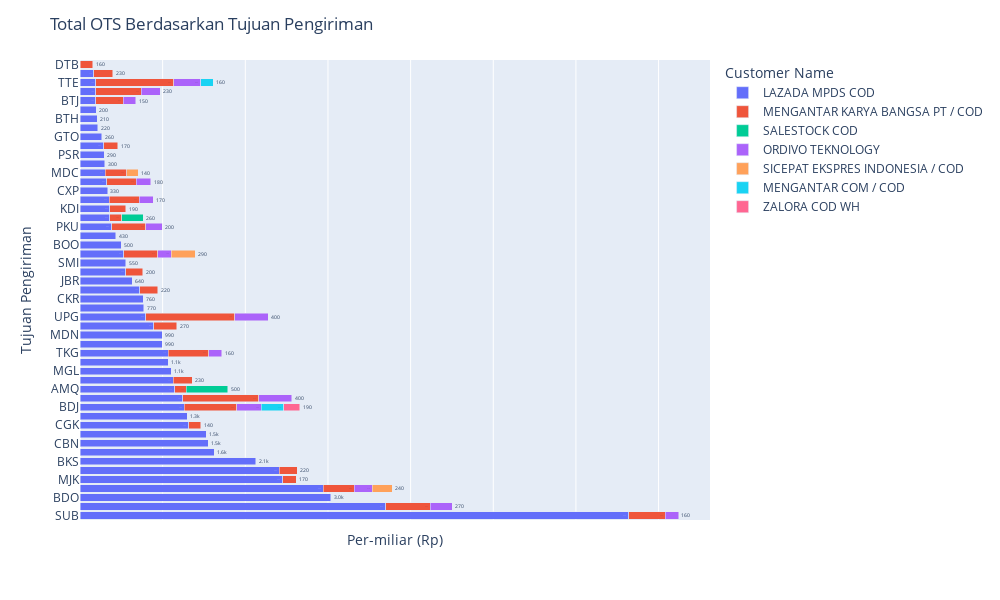

The cell this chart's notebook holds for it:
### Markdown cell above
Untuk menganalisis secara visual, dapat diperlihatkan dengan menggunakan `Bar-Chart` sebagai berikut:

### Code cell
# impor library yg dibutuhkan untuk visualisasi
import plotly.express as px

# membuat grafik batang (bar-chart)
fig = px.bar(ots, y='Dest Runsheet', x='OUTSTANDING',color='Customer Name', text_auto='.2s')

# Pengaturan detail grafik
fig.update_layout(barmode='stack',
                  width=1000,
                  height=600,
                  showlegend=True,
                  title="Total OTS Berdasarkan Tujuan Pengiriman",
                  xaxis_title="Per-miliar (Rp)",
                  yaxis_title="Tujuan Pengiriman")

# Pengaturan rotasi axis x (+-360 derajat)
fig.update_xaxes(tickangle=0, showticklabels=False)

# Pengaturan posisi, ukuran, dan rotasi teks
fig.update_traces(textfont_size=12, textangle=0, textposition="outside")

fig.show()

### Figure 1 — Plotly figure (JSON) as saved in the notebook; plotly's stock layout.template omitted (floating-point values rounded to 4 significant figures)
{"data": [{"alignmentgroup": "True", "hovertemplate": "Customer Name=LAZADA MPDS COD<br>OUTSTANDING=%{x}<br>Dest Runsheet=%{y}<extra></extra>", "legendgroup": "LAZADA MPDS COD", "marker": {"color": "#636efa", "pattern": {"shape": ""}}, "name": "LAZADA MPDS COD", "offsetgroup": "LAZADA MPDS COD", "orientation": "h", "showlegend": true, "textangle": 0, "textfont": {"size": 12}, "textposition": "outside", "texttemplate": "%{x:.2s}", "type": "bar", "x": [6639.0, 3700.0, 3036.0, 2944.0, 2450.0, 2410.0, 2126.0, 1626.0, 1549.0, 1529.0, 1317.0, 1297.0, 1263.0, 1245.0, 1147.0, 1128.0, 1104.0, 1068.0, 1066.0, 995.0, 994.0, 894.7, 796.3, 771.0, 763.1, 725.6, 635.1, 554.9, 553.7, 530.0, 496.4, 432.8, 381.4, 362.1, 361.3, 353.9, 332.9, 326.3, 308.0, 300.5, 294.0, 284.8, 262.1, 215.2, 209.6, 198.7, 193.5, 192.7, 191.8, 167.3], "xaxis": "x", "y": ["SUB", "TGR", "BDO", "KOE", "MJK", "SRG", "BKS", "TGL", "CBN", "CLG", "CGK", "KRW", "BDJ", "MES", "AMQ", "PLM", "MGL", "TSM", "TKG", "PGK", "MDN", "PKY", "UPG", "PBL", "CKR", "DJJ", "JBR", "MXG", "SMI", "PLW", "BOO", "JOG", "PKU", "SOQ", "KDI", "AMI", "CXP", "DPS", "MDC", "PWT", "PSR", "BPN", "GTO", "BKI", "BTH", "MKQ", "BTJ", "PNK", "TTE", "PDG"], "yaxis": "y"}, {"alignmentgroup": "True", "hovertemplate": "Customer Name=MENGANTAR KARYA BANGSA PT / COD<br>OUTSTANDING=%{x}<br>Dest Runsheet=%{y}<extra></extra>", "legendgroup": "MENGANTAR KARYA BANGSA PT / COD", "marker": {"color": "#EF553B", "pattern": {"shape": ""}}, "name": "MENGANTAR KARYA BANGSA PT / COD", "offsetgroup": "MENGANTAR KARYA BANGSA PT / COD", "orientation": "h", "showlegend": true, "textangle": 0, "textfont": {"size": 12}, "textposition": "outside", "texttemplate": "%{x:.2s}", "type": "bar", "x": [1077.0, 940.4, 916.5, 633.3, 548.3, 535.7, 489.9, 443.0, 416.7, 408.2, 376.8, 364.8, 352.7, 330.3, 273.9, 256.1, 230.8, 227.3, 219.7, 216.3, 202.3, 191.3, 171.8, 166.1, 156.0, 143.1, 142.3, 140.7], "xaxis": "x", "y": ["UPG", "TTE", "MES", "BDJ", "PNK", "TGR", "TKG", "SUB", "PKU", "PLW", "KOE", "AMI", "DPS", "BTJ", "PKY", "MDC", "PLM", "PDG", "SRG", "DJJ", "MXG", "KDI", "BPN", "MJK", "DTB", "CGK", "SOQ", "AMQ"], "yaxis": "y"}, {"alignmentgroup": "True", "hovertemplate": "Customer Name=SALESTOCK COD<br>OUTSTANDING=%{x}<br>Dest Runsheet=%{y}<extra></extra>", "legendgroup": "SALESTOCK COD", "marker": {"color": "#00cc96", "pattern": {"shape": ""}}, "name": "SALESTOCK COD", "offsetgroup": "SALESTOCK COD", "orientation": "h", "showlegend": true, "textangle": 0, "textfont": {"size": 12}, "textposition": "outside", "texttemplate": "%{x:.2s}", "type": "bar", "x": [500.3, 261.3], "xaxis": "x", "y": ["AMQ", "SOQ"], "yaxis": "y"}, {"alignmentgroup": "True", "hovertemplate": "Customer Name=ORDIVO TEKNOLOGY<br>OUTSTANDING=%{x}<br>Dest Runsheet=%{y}<extra></extra>", "legendgroup": "ORDIVO TEKNOLOGY", "marker": {"color": "#ab63fa", "pattern": {"shape": ""}}, "name": "ORDIVO TEKNOLOGY", "offsetgroup": "ORDIVO TEKNOLOGY", "orientation": "h", "showlegend": true, "textangle": 0, "textfont": {"size": 12}, "textposition": "outside", "texttemplate": "%{x:.2s}", "type": "bar", "x": [403.8, 398.9, 326.9, 294.8, 267.7, 229.6, 214.8, 198.4, 178.7, 168.0, 164.0, 161.6, 159.5, 150.3], "xaxis": "x", "y": ["UPG", "MES", "TTE", "BDJ", "TGR", "PNK", "KOE", "PKU", "DPS", "AMI", "PLW", "TKG", "SUB", "BTJ"], "yaxis": "y"}, {"alignmentgroup": "True", "hovertemplate": "Customer Name=SICEPAT EKSPRES INDONESIA / COD<br>OUTSTANDING=%{x}<br>Dest Runsheet=%{y}<extra></extra>", "legendgroup": "SICEPAT EKSPRES INDONESIA / COD", "marker": {"color": "#FFA15A", "pattern": {"shape": ""}}, "name": "SICEPAT EKSPRES INDONESIA / COD", "offsetgroup": "SICEPAT EKSPRES INDONESIA / COD", "orientation": "h", "showlegend": true, "textangle": 0, "textfont": {"size": 12}, "textposition": "outside", "texttemplate": "%{x:.2s}", "type": "bar", "x": [291.2, 241.2, 141.5], "xaxis": "x", "y": ["PLW", "KOE", "MDC"], "yaxis": "y"}, {"alignmentgroup": "True", "hovertemplate": "Customer Name=MENGANTAR COM / COD<br>OUTSTANDING=%{x}<br>Dest Runsheet=%{y}<extra></extra>", "legendgroup": "MENGANTAR COM / COD", "marker": {"color": "#19d3f3", "pattern": {"shape": ""}}, "name": "MENGANTAR COM / COD", "offsetgroup": "MENGANTAR COM / COD", "orientation": "h", "showlegend": true, "textangle": 0, "textfont": {"size": 12}, "textposition": "outside", "texttemplate": "%{x:.2s}", "type": "bar", "x": [273.5, 155.7], "xaxis": "x", "y": ["BDJ", "TTE"], "yaxis": "y"}, {"alignmentgroup": "True", "hovertemplate": "Customer Name=ZALORA COD WH<br>OUTSTANDING=%{x}<br>Dest Runsheet=%{y}<extra></extra>", "legendgroup": "ZALORA COD WH", "marker": {"color": "#FF6692", "pattern": {"shape": ""}}, "name": "ZALORA COD WH", "offsetgroup": "ZALORA COD WH", "orientation": "h", "showlegend": true, "textangle": 0, "textfont": {"size": 12}, "textposition": "outside", "texttemplate": "%{x:.2s}", "type": "bar", "x": [193.4], "xaxis": "x", "y": ["BDJ"], "yaxis": "y"}], "layout": {"barmode": "stack", "height": 600, "legend": {"title": {"text": "Customer Name"}, "tracegroupgap": 0}, "margin": {"t": 60}, "showlegend": true, "title": {"text": "Total OTS Berdasarkan Tujuan Pengiriman"}, "width": 1000, "xaxis": {"anchor": "y", "autorange": true, "domain": [0, 1], "range": [0, 7622.0], "showticklabels": false, "tickangle": 0, "title": {"text": "Per-miliar (Rp)"}, "type": "linear"}, "yaxis": {"anchor": "x", "autorange": true, "domain": [0, 1], "range": [-0.5, 50.5], "title": {"text": "Tujuan Pengiriman"}, "type": "category"}}}
